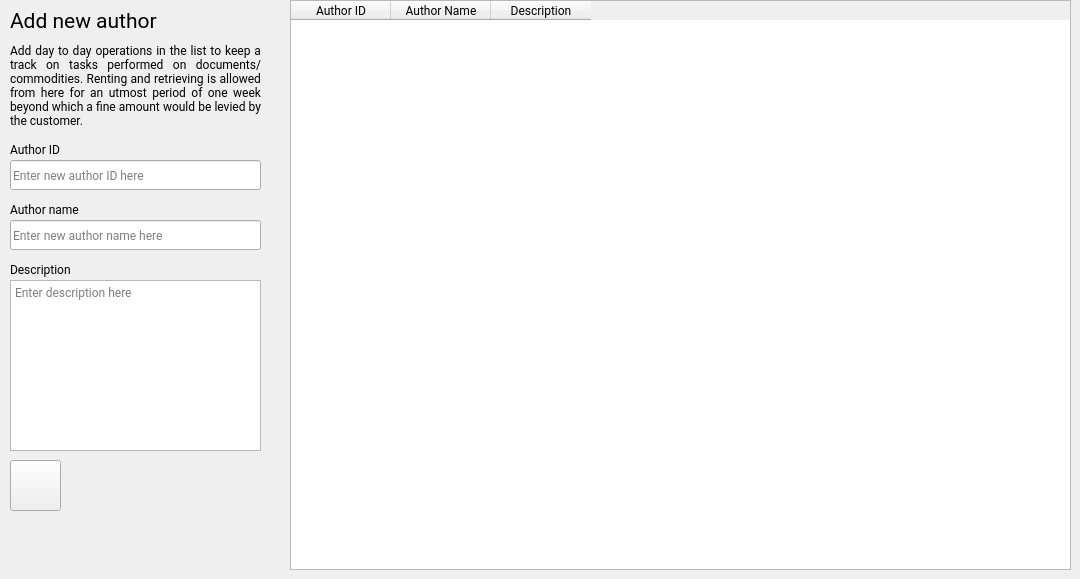
      <widget class="QWidget" name="tab_24">
       <attribute name="icon">
        <iconset resource="icons.qrc">
         <normaloff>:/icons/active_svg/create.svg</normaloff>:/icons/active_svg/create.svg</iconset>
       </attribute>
       <attribute name="title">
        <string/>
       </attribute>
       <widget class="QLabel" name="label_174">
        <property name="geometry">
         <rect>
          <x>10</x>
          <y>40</y>
          <width>251</width>
          <height>91</height>
         </rect>
        </property>
        <property name="font">
         <font>
          <family>Roboto</family>
          <weight>50</weight>
          <italic>false</italic>
          <bold>false</bold>
         </font>
        </property>
        <property name="styleSheet">
         <string notr="true"/>
        </property>
        <property name="text">
         <string>Add day to day operations in the list to keep a track on tasks performed on documents/commodities. Renting and retrieving is allowed from here for an utmost period of one week beyond which a fine amount would be levied by the customer.</string>
        </property>
        <property name="alignment">
         <set>Qt::AlignJustify|Qt::AlignVCenter</set>
        </property>
        <property name="wordWrap">
         <bool>true</bool>
        </property>
       </widget>
       <widget class="QLabel" name="label_175">
        <property name="geometry">
         <rect>
          <x>10</x>
          <y>0</y>
          <width>211</width>
          <height>41</height>
         </rect>
        </property>
        <property name="font">
         <font>
          <family>Roboto</family>
          <pointsize>16</pointsize>
         </font>
        </property>
        <property name="text">
         <string>Add new author</string>
        </property>
       </widget>
       <widget class="QLabel" name="label_72">
        <property name="geometry">
         <rect>
          <x>10</x>
          <y>140</y>
          <width>121</width>
          <height>18</height>
         </rect>
        </property>
        <property name="font">
         <font>
          <family>Roboto</family>
         </font>
        </property>
        <property name="text">
         <string>Author ID</string>
        </property>
       </widget>
       <widget class="QLabel" name="label_73">
        <property name="geometry">
         <rect>
          <x>10</x>
          <y>200</y>
          <width>121</width>
          <height>18</height>
         </rect>
        </property>
        <property name="font">
         <font>
          <family>Roboto</family>
         </font>
        </property>
        <property name="text">
         <string>Author name</string>
        </property>
       </widget>
       <widget class="QLineEdit" name="auth_add_idno">
        <property name="geometry">
         <rect>
          <x>10</x>
          <y>160</y>
          <width>251</width>
          <height>30</height>
         </rect>
        </property>
        <property name="font">
         <font>
          <family>Roboto</family>
         </font>
        </property>
        <property name="placeholderText">
         <string>Enter new author ID here</string>
        </property>
       </widget>
       <widget class="QLineEdit" name="auth_add_name">
        <property name="geometry">
         <rect>
          <x>10</x>
          <y>220</y>
          <width>251</width>
          <height>30</height>
         </rect>
        </property>
        <property name="font">
         <font>
          <family>Roboto</family>
         </font>
        </property>
        <property name="placeholderText">
         <string>Enter new author name here</string>
        </property>
       </widget>
       <widget class="QTextEdit" name="auth_add_desc">
        <property name="geometry">
         <rect>
          <x>10</x>
          <y>280</y>
          <width>251</width>
          <height>171</height>
         </rect>
        </property>
        <property name="font">
         <font>
          <family>Roboto</family>
         </font>
        </property>
        <property name="placeholderText">
         <string>Enter description here</string>
        </property>
       </widget>
       <widget class="QLabel" name="label_83">
        <property name="geometry">
         <rect>
          <x>10</x>
          <y>260</y>
          <width>121</width>
          <height>18</height>
         </rect>
        </property>
        <property name="font">
         <font>
          <family>Roboto</family>
         </font>
        </property>
        <property name="text">
         <string>Description</string>
        </property>
       </widget>
       <widget class="QTableWidget" name="show_all_auths">
        <property name="geometry">
         <rect>
          <x>290</x>
          <y>0</y>
          <width>781</width>
          <height>570</height>
         </rect>
        </property>
        <property name="font">
         <font>
          <family>Roboto</family>
          <weight>50</weight>
          <bold>false</bold>
         </font>
        </property>
        <property name="sizeAdjustPolicy">
         <enum>QAbstractScrollArea::AdjustToContents</enum>
        </property>
        <column>
         <property name="text">
          <string>Author ID</string>
         </property>
        </column>
        <column>
         <property name="text">
          <string>Author Name</string>
         </property>
        </column>
        <column>
         <property name="text">
          <string>Description</string>
         </property>
        </column>
       </widget>
       <widget class="QPushButton" name="add_auths">
        <property name="geometry">
         <rect>
          <x>10</x>
          <y>460</y>
          <width>51</width>
          <height>51</height>
         </rect>
        </property>
        <property name="text">
         <string/>
        </property>
        <property name="icon">
         <iconset resource="icons.qrc">
          <normaloff>:/icons/active_svg/create.svg</normaloff>:/icons/active_svg/create.svg</iconset>
        </property>
        <property name="iconSize">
         <size>
          <width>64</width>
          <height>64</height>
         </size>
        </property>
       </widget>
      </widget>
